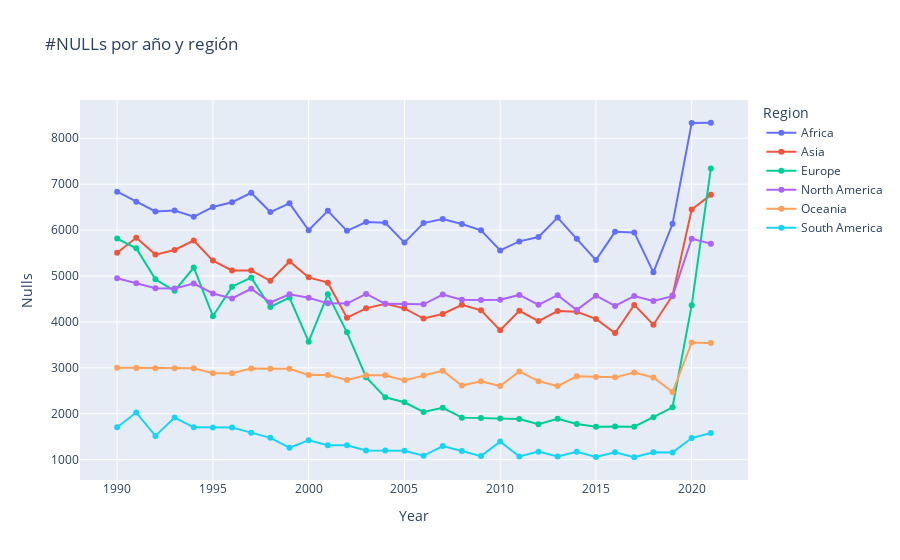

The notebook cell this image was saved under:
### Code cell
# Crear gráfico de líneas
fig = px.line(df_figure, x='Year', y='Nulls', color='Region', markers=True, title='#NULLs por año y región')

fig.show()

### Figure 1 — Plotly figure (JSON) as saved in the notebook; plotly's stock layout.template omitted (floating-point values rounded to 4 significant figures)
{"data": [{"hovertemplate": "Region=Africa<br>Year=%{x}<br>Nulls=%{y}<extra></extra>", "legendgroup": "Africa", "line": {"color": "#636efa", "dash": "solid"}, "marker": {"symbol": "circle"}, "mode": "lines+markers", "name": "Africa", "orientation": "v", "showlegend": true, "type": "scatter", "x": [1990, 1991, 1992, 1993, 1994, 1995, 1996, 1997, 1998, 1999, 2000, 2001, 2002, 2003, 2004, 2005, 2006, 2007, 2008, 2009, 2010, 2011, 2012, 2013, 2014, 2015, 2016, 2017, 2018, 2019, 2020, 2021], "xaxis": "x", "y": [6837, 6619, 6405, 6427, 6290, 6503, 6607, 6812, 6393, 6583, 5996, 6419, 5984, 6176, 6161, 5727, 6153, 6241, 6132, 5995, 5558, 5754, 5850, 6272, 5813, 5346, 5962, 5950, 5080, 6136, 8332, 8338], "yaxis": "y"}, {"hovertemplate": "Region=Asia<br>Year=%{x}<br>Nulls=%{y}<extra></extra>", "legendgroup": "Asia", "line": {"color": "#EF553B", "dash": "solid"}, "marker": {"symbol": "circle"}, "mode": "lines+markers", "name": "Asia", "orientation": "v", "showlegend": true, "type": "scatter", "x": [1990, 1991, 1992, 1993, 1994, 1995, 1996, 1997, 1998, 1999, 2000, 2001, 2002, 2003, 2004, 2005, 2006, 2007, 2008, 2009, 2010, 2011, 2012, 2013, 2014, 2015, 2016, 2017, 2018, 2019, 2020, 2021], "xaxis": "x", "y": [5506, 5834, 5466, 5567, 5773, 5335, 5120, 5122, 4896, 5317, 4970, 4855, 4091, 4295, 4394, 4296, 4074, 4173, 4371, 4252, 3818, 4243, 4018, 4236, 4220, 4065, 3757, 4370, 3938, 4576, 6447, 6767], "yaxis": "y"}, {"hovertemplate": "Region=Europe<br>Year=%{x}<br>Nulls=%{y}<extra></extra>", "legendgroup": "Europe", "line": {"color": "#00cc96", "dash": "solid"}, "marker": {"symbol": "circle"}, "mode": "lines+markers", "name": "Europe", "orientation": "v", "showlegend": true, "type": "scatter", "x": [1990, 1991, 1992, 1993, 1994, 1995, 1996, 1997, 1998, 1999, 2000, 2001, 2002, 2003, 2004, 2005, 2006, 2007, 2008, 2009, 2010, 2011, 2012, 2013, 2014, 2015, 2016, 2017, 2018, 2019, 2020, 2021], "xaxis": "x", "y": [5815, 5602, 4927, 4677, 5185, 4125, 4767, 4964, 4325, 4530, 3569, 4602, 3773, 2795, 2357, 2250, 2038, 2129, 1915, 1906, 1896, 1887, 1770, 1892, 1777, 1717, 1724, 1717, 1924, 2140, 4365, 7344], "yaxis": "y"}, {"hovertemplate": "Region=North America<br>Year=%{x}<br>Nulls=%{y}<extra></extra>", "legendgroup": "North America", "line": {"color": "#ab63fa", "dash": "solid"}, "marker": {"symbol": "circle"}, "mode": "lines+markers", "name": "North America", "orientation": "v", "showlegend": true, "type": "scatter", "x": [1990, 1991, 1992, 1993, 1994, 1995, 1996, 1997, 1998, 1999, 2000, 2001, 2002, 2003, 2004, 2005, 2006, 2007, 2008, 2009, 2010, 2011, 2012, 2013, 2014, 2015, 2016, 2017, 2018, 2019, 2020, 2021], "xaxis": "x", "y": [4953, 4844, 4733, 4729, 4835, 4619, 4512, 4722, 4422, 4601, 4525, 4404, 4399, 4609, 4395, 4388, 4382, 4597, 4485, 4479, 4483, 4588, 4372, 4582, 4261, 4570, 4347, 4562, 4454, 4561, 5811, 5705], "yaxis": "y"}, {"hovertemplate": "Region=Oceania<br>Year=%{x}<br>Nulls=%{y}<extra></extra>", "legendgroup": "Oceania", "line": {"color": "#FFA15A", "dash": "solid"}, "marker": {"symbol": "circle"}, "mode": "lines+markers", "name": "Oceania", "orientation": "v", "showlegend": true, "type": "scatter", "x": [1990, 1991, 1992, 1993, 1994, 1995, 1996, 1997, 1998, 1999, 2000, 2001, 2002, 2003, 2004, 2005, 2006, 2007, 2008, 2009, 2010, 2011, 2012, 2013, 2014, 2015, 2016, 2017, 2018, 2019, 2020, 2021], "xaxis": "x", "y": [3000, 2994, 2992, 2991, 2989, 2880, 2880, 2983, 2982, 2981, 2843, 2841, 2735, 2839, 2837, 2727, 2830, 2937, 2613, 2707, 2602, 2922, 2710, 2602, 2815, 2799, 2792, 2898, 2790, 2473, 3549, 3543], "yaxis": "y"}, {"hovertemplate": "Region=South America<br>Year=%{x}<br>Nulls=%{y}<extra></extra>", "legendgroup": "South America", "line": {"color": "#19d3f3", "dash": "solid"}, "marker": {"symbol": "circle"}, "mode": "lines+markers", "name": "South America", "orientation": "v", "showlegend": true, "type": "scatter", "x": [1990, 1991, 1992, 1993, 1994, 1995, 1996, 1997, 1998, 1999, 2000, 2001, 2002, 2003, 2004, 2005, 2006, 2007, 2008, 2009, 2010, 2011, 2012, 2013, 2014, 2015, 2016, 2017, 2018, 2019, 2020, 2021], "xaxis": "x", "y": [1704, 2025, 1517, 1918, 1703, 1699, 1698, 1588, 1475, 1260, 1423, 1313, 1312, 1200, 1199, 1195, 1084, 1297, 1187, 1077, 1393, 1069, 1174, 1067, 1172, 1057, 1159, 1052, 1159, 1158, 1470, 1580], "yaxis": "y"}], "layout": {"legend": {"title": {"text": "Region"}, "tracegroupgap": 0}, "title": {"text": "#NULLs por año y región"}, "xaxis": {"anchor": "y", "domain": [0, 1], "title": {"text": "Year"}}, "yaxis": {"anchor": "x", "domain": [0, 1], "title": {"text": "Nulls"}}}}
